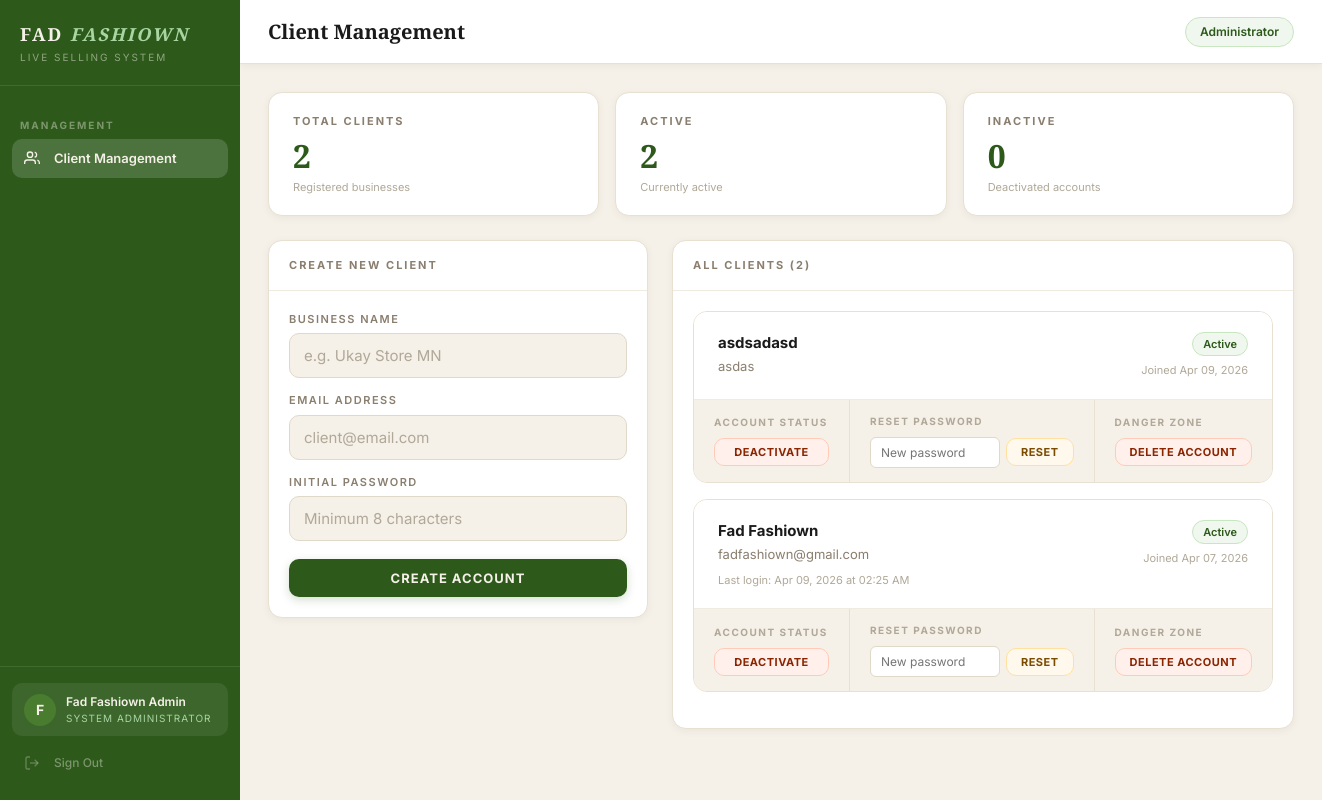
The app's page /admin (signed in), older data.
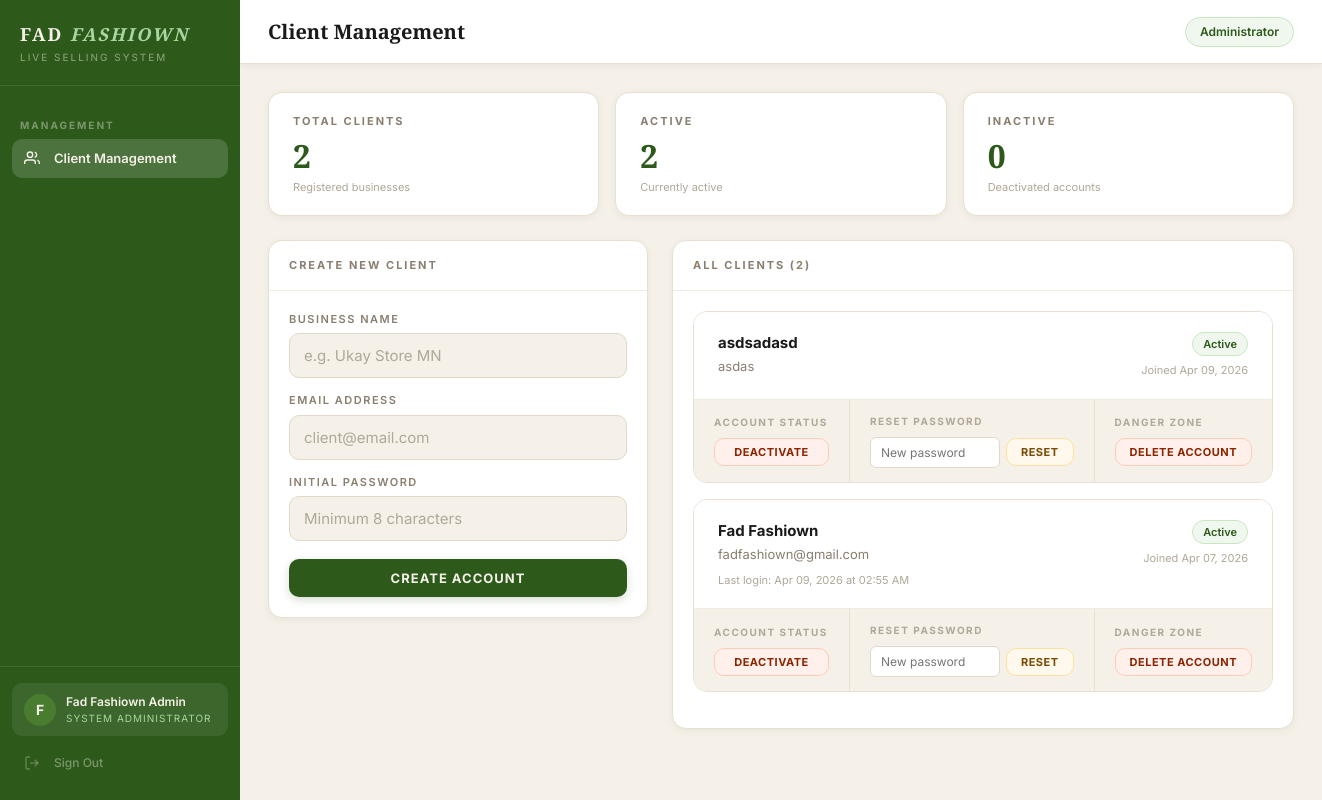
The same page, newer data.
### auth/models.py (models this page shows, shortened)
class Client(UserMixin, db.Model):
    __tablename__ = 'clients'
    id = db.Column(db.Integer, primary_key=True)
    business_name = db.Column(db.String(100), nullable=False)
    email = db.Column(db.String(120), unique=True, nullable=False)
    password_hash = db.Column(db.String(255), nullable=False)
    plan = db.Column(db.String(20), default='active')
    is_active = db.Column(db.Boolean, default=True)
    is_admin = db.Column(db.Boolean, default=False)
    created_at = db.Column(db.DateTime, default=datetime.utcnow)
    last_login = db.Column(db.DateTime, nullable=True)
    orders = db.relationship('Order', backref='client', lazy=True)

### auth/routes.py (the view)
@auth.route('/admin')
@admin_required
def admin_panel():
    clients = Client.query.filter_by(is_admin=False).order_by(
        Client.created_at.desc()
    ).all()
    return render_template('admin.html', clients=clients)

### auth/routes.py (called while the page is built)
def admin_required(f):
    @wraps(f)
    def decorated_function(*args, **kwargs):
        if not current_user.is_authenticated:
            return redirect(url_for('auth.login'))
        if not current_user.is_admin:
            abort(403)
        return f(*args, **kwargs)
    return decorated_function

### templates/admin.html (shortened to what this page needs)
{% extends "base.html" %}
{% block page_title %}Client Management{% endblock %}
{% block topbar_right %}
<span class="status-pill connected">Administrator</span>
{% endblock %}
{% block content %}
<div class="stats-grid" style="margin-bottom:24px">
    <div class="stat-card">
        <div class="stat-label">Total Clients</div>
        <div class="stat-number">{{ clients|length }}</div>
        <div class="stat-sub">Registered businesses</div>
    </div>
    <div class="stat-card">
        <div class="stat-label">Active</div>
        <div class="stat-number">
            {{ clients|selectattr('is_active')|list|length }}
        </div>
        <div class="stat-sub">Currently active</div>
    </div>
    <div class="stat-card">
        <div class="stat-label">Inactive</div>
        <div class="stat-number">
            {{ clients|rejectattr('is_active')|list|length }}
        </div>
        <div class="stat-sub">Deactivated accounts</div>
    </div>
</div>
<div class="admin-grid">
    <div>
        <div class="card">
            <div class="card-header">
                <span class="card-title">Create New Client</span>
            </div>
            <div class="card-body">
                <form method="POST" action="/admin/create-client" id="create-client-form">
                    <div class="form-group">
                        <label class="form-label">Business Name</label>
                        <input type="text" name="business_name"
                               class="form-input"
                               placeholder="e.g. Ukay Store MN" required />
                    </div>
                    <div class="form-group">
                        <label class="form-label">Email Address</label>
                        <input type="email" name="email"
                               class="form-input"
                               placeholder="client@email.com" required />
                    </div>
                    <div class="form-group">
                        <label class="form-label">Initial Password</label>
                        <input type="text" name="password"
                               class="form-input"
                               placeholder="Minimum 8 characters"
                               required minlength="6" />
                    </div>
                    <button type="button"
                            onclick="handleCreateAccount()"
                            class="btn btn-primary"
                            style="width:100%;margin-top:4px">
                        Create Account
                    </button>
                </form>
            </div>
        </div>
    </div>
    <div>
        <div class="card">
            <div class="card-header">
                <span class="card-title">All Clients ({{ clients|length }})</span>
            </div>
            <div class="card-body">
                {% if clients %}
                    {% for client in clients %}
                        <div class="client-card {{ '' if client.is_active else 'inactive' }}">
                            <div class="client-card-header">
                                <div class="client-card-info">
                                    <div class="client-card-name">{{ client.business_name }}</div>
                                    <div class="client-card-email">{{ client.email }}</div>
                                    {% if client.last_login %}
                                    <div class="client-card-last-login">
                                        Last login: {{ client.last_login.strftime('%b %d, %Y at %I:%M %p') }}
                                    </div>
                                    {% endif %}
                                </div>
                                <div class="client-card-status">
                                    <span class="badge {{ 'badge-active' if client.is_active else 'badge-inactive' }}">
                                        {{ 'Active' if client.is_active else 'Inactive' }}
                                    </span>
                                    <div class="client-card-joined">
                                        Joined {{ client.created_at.strftime('%b %d, %Y') }}
                                    </div>
                                </div>
                            </div>
                            <div class="client-card-actions">
                                <div class="action-group">
                                    <div class="action-group-label">Account Status</div>
                                    <button
                                        data-client-id="{{ client.id }}"
                                        data-client-name="{{ client.business_name }}"
                                        data-is-active="{{ '1' if client.is_active else '0' }}"
                                        onclick="handleToggleClient(this)"
                                        class="btn {{ 'btn-danger' if client.is_active else 'btn-success' }} btn-sm">
                                        {{ 'Deactivate' if client.is_active else 'Activate' }}
                                    </button>
                                </div>
                                <div class="action-group">
                                    <div class="action-group-label">Reset Password</div>
                                    <div class="reset-form">
                                        <input type="text"
                                            id="reset-input-{{ client.id }}"
                                            class="reset-input"
                                            placeholder="New password" />
                                        <button onclick="handleResetPassword('{{ client.id }}', '{{ client.business_name }}')"
                                                class="btn btn-warning btn-sm">
                                            Reset
                                        </button>
                                    </div>
                                </div>
                                <div class="action-group">
                                    <div class="action-group-label">Danger Zone</div>
                                    <button onclick="Modal.confirm({
                                        title: 'Delete Client Account',
                                        message: 'You are about to permanently delete the account for:',
                                        detail: '{{ client.business_name }}',
                                        warning: 'This action cannot be undone. All data associated with this account will be permanently removed.',
                                        confirmText: 'Delete Account',
                                        confirmClass: 'btn-danger',
                                        onConfirm: function() {
                                            document.getElementById('delete-form-{{ client.id }}').submit();
                                        }
                                    })"
                                    class="btn btn-danger btn-sm">
                                        Delete Account
                                    </button>
                                </div>
                            </div>
                        </div>
                        {% endfor %}
                {% else %}
                    <div class="empty-state">
                        No clients yet. Create your first client above.
                    </div>
                {% endif %}
            </div>
        </div>
    </div>
</div>
{% endblock %}

### templates/base.html (shortened to what this page needs)
<!DOCTYPE html>
<html lang="en">
<head>
    <link rel="stylesheet" href="/static/style.css">
</head>
<body>
<div class="app-layout">
    <aside class="sidebar" id="sidebar">
        <div class="sidebar-brand">
            <div class="brand-name">FAD <em>FASHIOWN</em></div>
            <div class="brand-sub">Live Selling System</div>
        </div>
        <nav class="sidebar-nav">
            {% if current_user.is_admin %}
            <div class="nav-section-label">Management</div>
            <a href="/admin"
               class="nav-item {% if request.endpoint == 'auth.admin_panel' %}active{% endif %}">
                <span class="nav-icon">
                    <svg width="16" height="16" fill="none" stroke="currentColor" stroke-width="2" viewBox="0 0 24 24">
                        <path d="M17 21v-2a4 4 0 0 0-4-4H5a4 4 0 0 0-4 4v2"/>
                        <circle cx="9" cy="7" r="4"/>
                        <path d="M23 21v-2a4 4 0 0 0-3-3.87"/>
                        <path d="M16 3.13a4 4 0 0 1 0 7.75"/>
                    </svg>
                </span>
                Client Management
            </a>
            {% endif %}
        </nav>
        <div class="sidebar-footer">
            <div class="client-info">
                <div class="client-avatar">
                    {{ current_user.business_name[0].upper() }}
                </div>
                <div class="client-details">
                    <div class="client-name">{{ current_user.business_name }}</div>
                    <div class="client-plan">
                        {% if current_user.is_admin %}System Administrator{% else %}Live Selling{% endif %}
                    </div>
                </div>
            </div>
            <a href="/logout" class="nav-item nav-signout">
                <span class="nav-icon">
                    <svg width="16" height="16" fill="none" stroke="currentColor" stroke-width="2" viewBox="0 0 24 24">
                        <path d="M9 21H5a2 2 0 0 1-2-2V5a2 2 0 0 1 2-2h4"/>
                        <polyline points="16 17 21 12 16 7"/>
                        <line x1="21" y1="12" x2="9" y2="12"/>
                    </svg>
                </span>
                Sign Out
            </a>
        </div>
    </aside>
    <main class="main-content">
        <div class="topbar">
            <div style="display:flex;align-items:center;gap:14px">
                <div class="topbar-title">{% block page_title %}{% endblock %}</div>
            </div>
            <div class="topbar-right">
                {% block topbar_right %}{% endblock %}
            </div>
        </div>
        <div class="page-content">
            {% block content %}{% endblock %}
        </div>
    </main>
</div>
</body>
</html>

Row changes from the older to the newer data that the page shows:
changed Client "Fad Fashiown": last_login "Apr 09, 2026 at 02:25 AM" → "Apr 09, 2026 at 02:55 AM"
